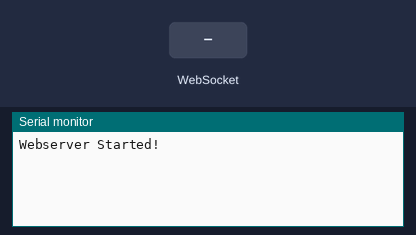
The sketch below on a simulated ESP32. Parts: the last lines printed to the serial monitor. Inputs (shaded band) come from the test bench. Random numbers use the default seed unless the sketch sets one.

Above: at 1.2 s.
1.3 s: WebSocket text "1" received
At 2.5 s:
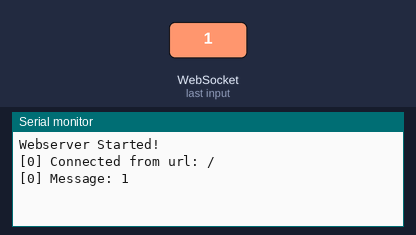
2.8 s: WebSocket text "0" received
At 3.9 s:
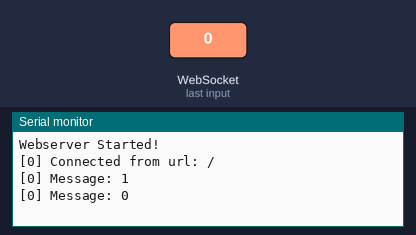

The sketch:

arduino.ino
```cpp
#include <WiFi.h>
#include <ESPAsyncWebServer.h>
#include <ArduinoJson.h>
#include <WebSocketsServer.h>

const char *ssid = "MyAP";
const char *password = "password";

AsyncWebServer server(80);
WebSocketsServer webSocket = WebSocketsServer(81);
 DynamicJsonDocument doc(1024);

void handleRoot(AsyncWebServerRequest *request) {
  StaticJsonDocument<200> doc;
  doc["message"] = "bienvenido a esp32";
  String output;
  serializeJson(doc, output);
  request->send(200, "application/json", output);
}

void handleApi(AsyncWebServerRequest *request) {
  StaticJsonDocument<200> docx;
  doc["num1"] = random(100);
  doc["num2"] = random(100);
  doc["num3"] = random(100);
  String outputx;
  serializeJson(doc, outputx);
  request->send(200, "application/json", outputx);
}

void webSocketEvent(uint8_t num, WStype_t type, uint8_t * payload, size_t length) {
  switch(type) {
    case WStype_DISCONNECTED:
      Serial.printf("[%u] Disconnected!\n", num);
      break;
    case WStype_CONNECTED: {
        Serial.printf("[%u] Connected from url: %s\n", num, payload);
        // send message to client
        webSocket.sendTXT(num, "Connected");
      }
      break;
    case WStype_TEXT:
      Serial.printf("[%u] Message: %s\n", num, payload);
      break;
    case WStype_BIN:
      Serial.printf("[%u] Message [BINARY]: %u bytes\n", num, length);
      break;
  }
}


void setup() {
   Serial.begin(115200);
  WiFi.softAP(ssid, password);
  server.on("/", HTTP_GET, handleRoot);
  server.on("/api", HTTP_GET, handleApi);
  server.begin();

  webSocket.begin();
  webSocket.onEvent(webSocketEvent);

  Serial.println("Webserver Started!");
}

void loop() {
  webSocket.loop();

  static unsigned long last_time = 0;
  if (millis() - last_time >= 1000) {
    last_time = millis();
    int number1 = random(50,100);
    int number2 = random(50,100);
    int number3 = random(50,100);
    int number4 = random(50,100);

  //String message = "{\"number1\": " + String(number1) + ",\"number2\": " + String(number2) + ",\"number3\": " + String(number3) + "}";
  // String longMessage= "{\"sections\":{\"a\":{\"a1\":"+String(number1)+",\"a2\":"+String(number2)+",\"a3\":"+String(number3)+",\"a4\":"+String(number4)+"},\"b\":{\"b1\":"+String(number1)+",\"b2\":"+String(number2)+",\"b3\":"+String(number3)+",\"b4\":"+String(number4)+"},\"c\":{\"c1\":"+String(number1)+",\"c2\":"+String(number2)+",\"c3\":"+String(number3)+",\"c4\":"+String(number4)+"}}}";
  //webSocket.broadcastTXT(longMessage);

// Creating the JSON object
  JsonObject data = doc.to<JsonObject>();
  JsonObject sections = data.createNestedObject("sections");
  JsonObject a = sections.createNestedObject("a");
  a["a1"] = random(50, 100);
  a["a2"] = random(50, 100);
  a["a3"] = random(50, 100);
  a["a4"] = random(50, 100);
  JsonObject b = sections.createNestedObject("b");
  b["b1"] = random(50, 100);
  b["b2"] = random(50, 100);
  b["b3"] = random(50, 100);
  b["b4"] = random(50, 100);
  JsonObject c = sections.createNestedObject("c");
  c["c1"] = random(50, 100);
  c["c2"] = random(50, 100);
  c["c3"] = random(50, 100);
  c["c4"] = random(50, 100);

  // Serializing the JSON object
  String output;
  serializeJson(doc, output);

  // Broadcasting the JSON object over WebSocket
  webSocket.broadcastTXT(output);
}
}
```

Measured:
- after the input at 1.3 s, the serial monitor: prints a new line at once (image 1)
- after the input at 2.8 s, the serial monitor: prints a new line at once (image 2)
